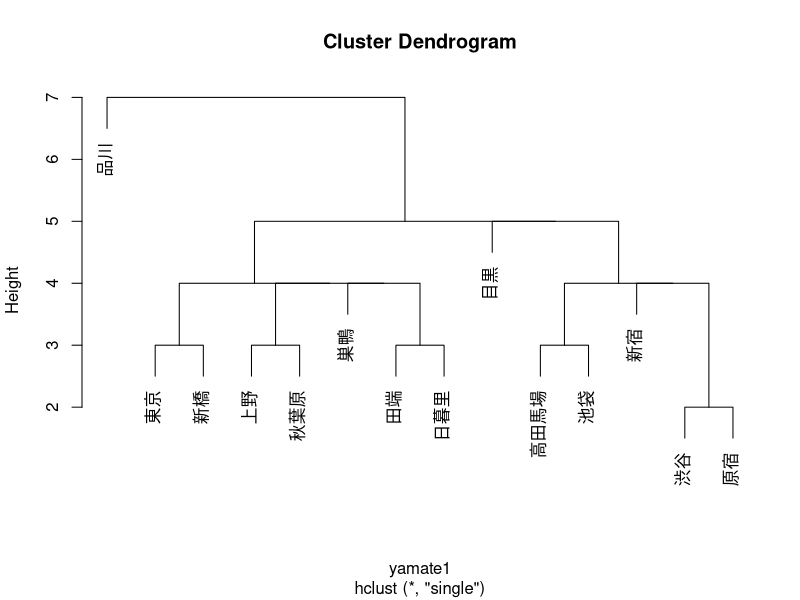
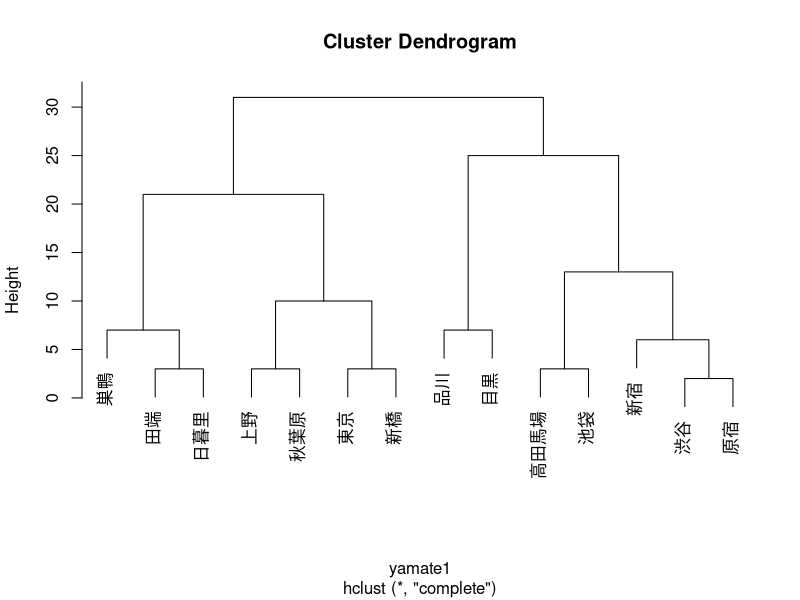
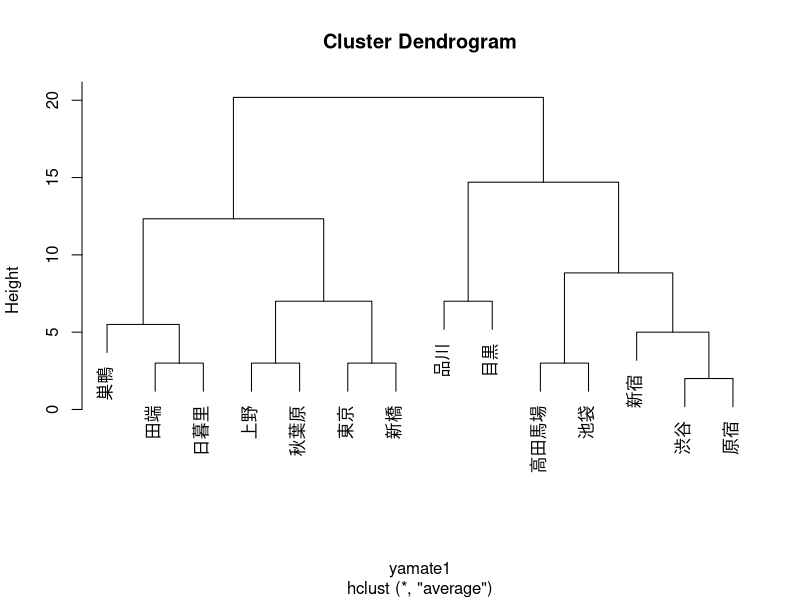
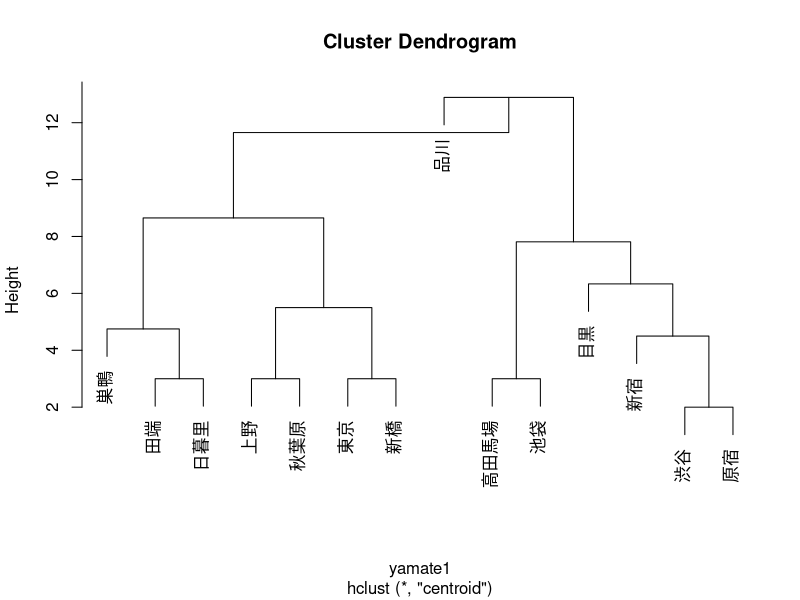
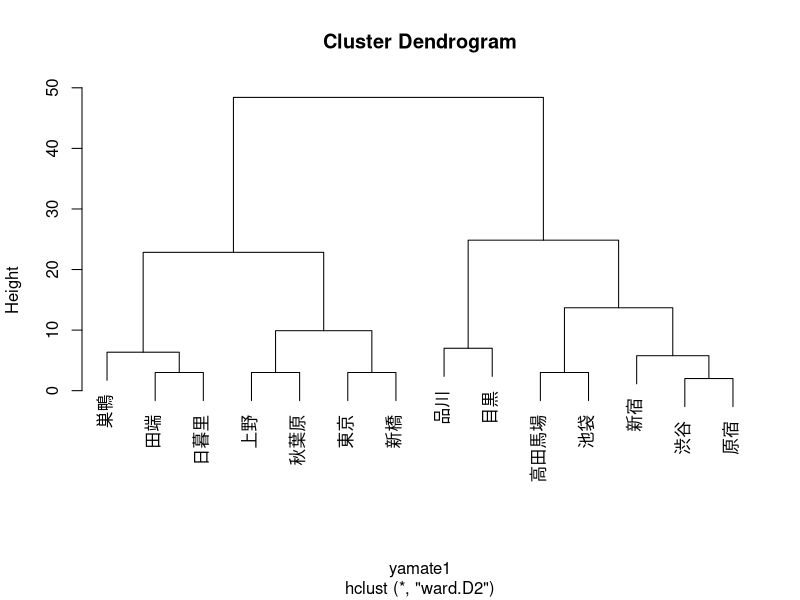

Recreate these plots in R, in order.
yamate0 <- read.csv("ch111.csv",header=T,row.names=1,fileEncoding="UTF8")
yamate1 <- as.dist(yamate0)
yamatesi <- hclust(yamate1,method="single")
plot(yamatesi)
yamateco <- hclust(yamate1,method="complete")
plot(yamateco)
yamateav <- hclust(yamate1,method="average")
plot(yamateav)
yamatece <- hclust(yamate1,method="centroid")
plot(yamatece)
yamatewa <- hclust(yamate1,method="ward.D2")
plot(yamatewa)
